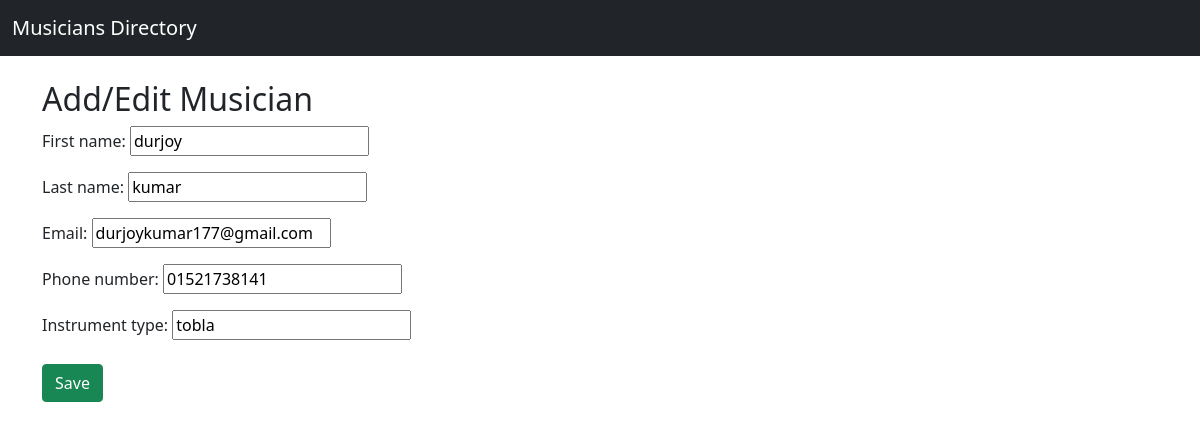
The page /musicians/edit-musician/7/ on the database its author committed.
### musicians/models.py (models this page shows, shortened)
class Musician(models.Model):
    first_name = models.CharField(max_length=100)
    last_name = models.CharField(max_length=100)
    email = models.EmailField()
    phone_number = models.CharField(max_length=15)
    instrument_type = models.CharField(max_length=100)

### musicians/views.py (the view)
# urls.py: path('edit-musician/<int:musician_id>/', views.edit_musician, name='edit_musician'),
def edit_musician(request, musician_id):
    musician = get_object_or_404(Musician, id=musician_id)
    if request.method == 'POST':
        form = MusicianForm(request.POST, instance=musician)
        if form.is_valid():
            form.save()
            return redirect('homepage')
    else:
        form = MusicianForm(instance=musician)
    return render(request, 'musician_form.html', {'form': form})

### musicians/forms.py
class MusicianForm(forms.ModelForm):
    class Meta:
        model = Musician
        fields = ['first_name', 'last_name', 'email', 'phone_number', 'instrument_type']

### musicians/templates/musician_form.html (shortened to what this page needs)
{% extends 'base.html' %}
{% block content %}
<h2>Add/Edit Musician</h2>
<form method="POST" class="form-group">
    {{ form.as_p }}
    <button type="submit" class="btn btn-success mt-2">Save</button>
</form>
{% endblock %}

### rows shown on the page
Musician: first_name "durjoy", last_name "kumar", email "durjoykumar177@gmail.com", phone_number "01521738141", instrument_type "tobla"
